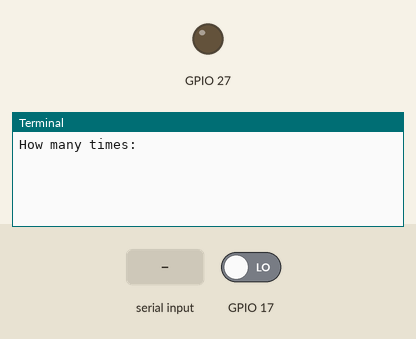
Simulated run of this program. Board: Raspberry Pi (BCM pin numbers). On the bench: output pins drawn as LEDs (lit = HIGH), the last lines printed to the terminal. The inputs (shaded band) are chosen by the test bench; at power-on: GPIO 17 LOW. The clock reads 2024-03-15 10:24:30 at power-on unless the program sets it; files the program writes start out absent.

Above: at 1.2 s.
1.3 s: "1" typed at the terminal, then Enter
At 1.51 s:
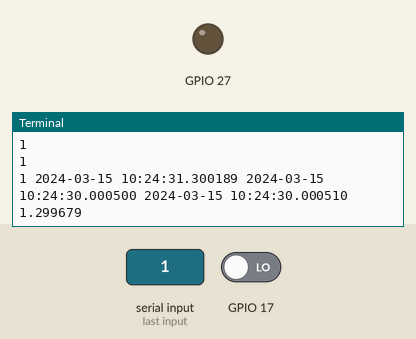
At 2.41 s:
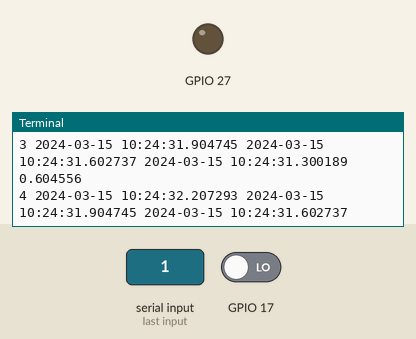
Timing chart, 0 to 4.3 s (numbered marks = the images above; inputs shaded):
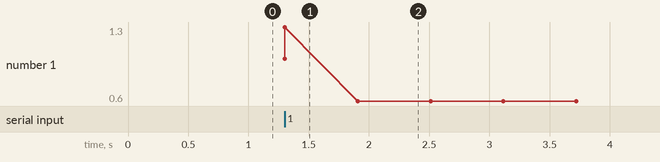

The program:

IR9.py
```python
import RPi.GPIO as GPIO
import time
from time import sleep
from datetime import datetime
import os

GPIO.setmode(GPIO.BCM)
GPIO.setup(17, GPIO.IN)
GPIO.setup(27, GPIO.OUT)

i=1
filename="Test-"+str(datetime.now())+"Log.csv"
filename2="Test-cycle-"+str(datetime.now())+"Log.csv"
filename3="Test-Cycle-"+str(datetime.now())+"Log-dt.csv"


def write_time(i, current_time, last_time, llast_time):
    with open(filename, "a") as log:
        log.write("{0},{1}, {2}, {3}\n".format(i,str(current_time),str(last_time),str(llast_time)))
    with open(filename2, "a") as log2:
        if (i%2) != 0 :
            log2.write("{0},{1},{2},{3}\n".format(i,str(current_time),str(last_time),str(llast_time)))
    with open(filename3, "a") as log3:
        if (i%2) != 0 :
            dt1 = current_time - llast_time
            print dt1.total_seconds()
            log3.write("{0},{1}\n".format(i/2+1,str(dt1.total_seconds())))

try:
    last_time = datetime.now()
    llast_time = datetime.now()
    times = input("How many times:")
    print times
    while True:
        if GPIO.input(17) == GPIO.LOW :
            nowtime=datetime.now()
            print i, nowtime, last_time, llast_time
            write_time(i, nowtime, last_time, llast_time)
            llast_time = last_time
            last_time = nowtime
            dt = nowtime - llast_time
            #print dt.total_seconds()
            i=i+1
            sleep(0.3)
except KeyboardInterrupt:
    print "Exception: KeyboardInterrupt"

finally:
    GPIO.cleanup()
```

Measured:
- after the input at 1.3 s, the terminal: prints a new line at once (image 1)
